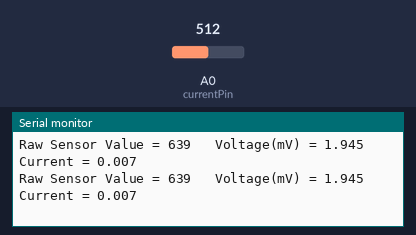
This sketch was run on a simulated Arduino Uno, built with avr-gcc and run on an emulated ATmega328P. Shown: the last lines printed to the serial monitor. The inputs (shaded band) are chosen by the test bench; at power-on: A0 (currentPin) = 512.

Above: at 3.7 s.
3.8 s: A0 (currentPin) set to 790
At 4.23 s:
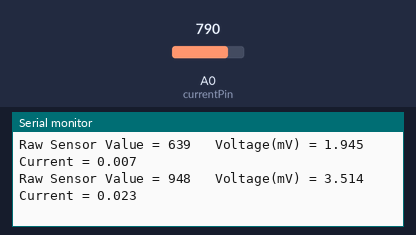
6.8 s: A0 (currentPin) set to 816
At 6.96 s:
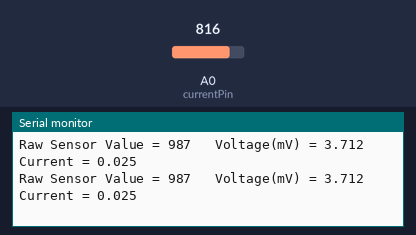
Timing chart, 0 to 9.8 s (numbered marks = the images above; inputs shaded):
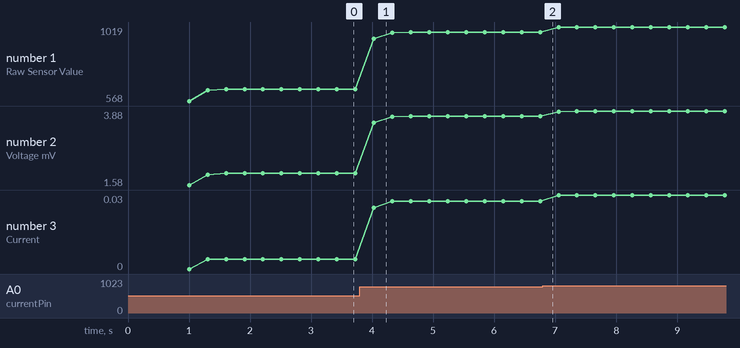

The sketch:

acs712.ino
```cpp
const int currentPin = A0;
int sensitivity = 100;// w.r.t 185 or 66
int adcValue = 0;
int adc = 0;
int offsetVoltage = 2500;
double adcVoltage = 0;
double currentValue = 0;

void setup()
{
  Serial.begin(9600);
  delay(1000);
}

void loop()
{
  for(int i = 0; i<10; i++){
    adc = analogRead(currentPin);
    adcValue = adcValue + adc;
  }
  adcValue =  adcValue/9;
  adcVoltage = (adcValue / 1024.0) * 5200;
  currentValue = ((adcVoltage - offsetVoltage) / sensitivity);
  currentValue = currentValue/1000;
  adcVoltage = (adcVoltage - 1300)/1000;
  Serial.print("Raw Sensor Value = " );
  Serial.print(adcValue);
  Serial.print("\t Voltage(mV) = ");
  Serial.print(adcVoltage,3);
  Serial.print("\t Current = ");
  Serial.println(currentValue,3);
  delay(300);
}
```

Measured:
- after the input at 3.8 s, the serial monitor: prints a new line after 0.23 s (image 1)
- plotted number 1: 639 → 987 after the input at 3.8 s, 987 → 1019 after the input at 6.8 s
- plotted number 2: 1.95 → 3.71 after the input at 3.8 s, 3.71 → 3.88 after the input at 6.8 s
- plotted number 3: 0.01 → 0.03 after the input at 3.8 s, 0.03 → 0.03 after the input at 6.8 s
